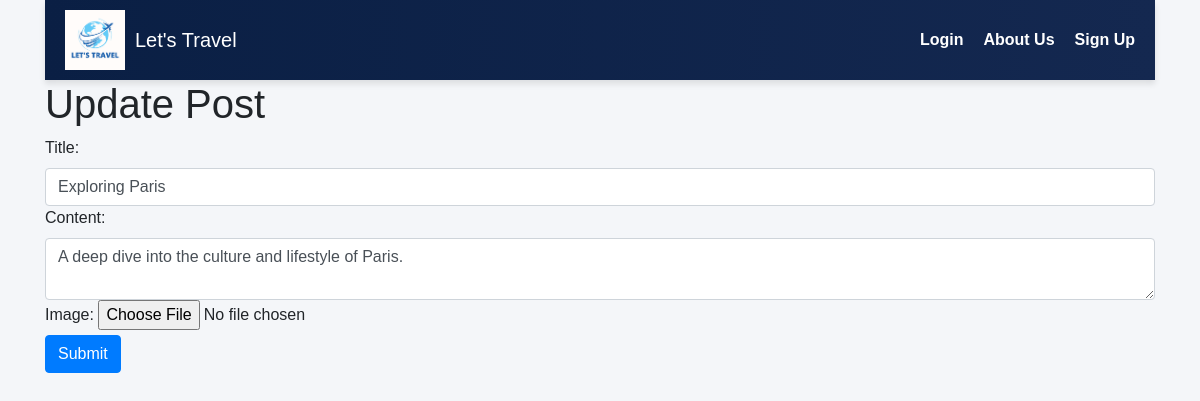
The page /admin/post/update.php?id=1 on the database its author committed.
### tables this page shows
CREATE TABLE `posts` (
  `PostID` int(11) NOT NULL,
  `UserID` int(11) DEFAULT NULL,
  `DestinationID` int(11) DEFAULT NULL,
  `Title` varchar(255) NOT NULL,
  `Content` text DEFAULT NULL,
  `Created_at` timestamp NOT NULL DEFAULT current_timestamp(),
  `Updated_at` timestamp NOT NULL DEFAULT current_timestamp() ON UPDATE current_timestamp(),
  `image` varchar(255) DEFAULT NULL
);

### admin/post/update.php (the view, shortened to what this page needs)
<?php
$id = '';
if (isset($_GET['id'])) {
    $id = $_GET['id'];
}
$dbhost = 'localhost:3307';
$dbuser = 'root';
$dbpassword = '';
$dbname = 'travel_blog';
$conn = @mysqli_connect($dbhost, $dbuser, $dbpassword, $dbname)
or die('Failed to connect to db.');
$sql = "SELECT * FROM posts WHERE PostID = '$id'";
$_result = mysqli_query($conn, $sql);
$post = mysqli_fetch_assoc($_result);
$title = $post['Title'];
$content = $post['Content'];
?>
<!DOCTYPE html>
<html lang="en">
<head>
    <link rel="stylesheet" href="https://cdn.jsdelivr.net/npm/bootstrap@4.3.1/dist/css/bootstrap.min.css">
</head>
<body class="container">
    <?php include("../inc/_navbar.php") ?>
    <h1>Update Post</h1>
    <?php if (isset($result) && $result): ?>
        <h2 class="text-success">Updated successfully! Redirecting to index.php after 3 seconds...</h2>
        <script>
            setTimeout(function() {
                window.location.href = 'index.php';
            }, 3000); // Redirect to index.php after 3 seconds
        </script>
    <?php else: ?>
        <form action="" method="post" enctype="multipart/form-data">
            <div>
                <label for="title">Title:</label>
                <input type="text" name="title" id="title" class="form-control" value="<?php echo $title; ?>">
            </div>
            <div>
                <label for="content">Content:</label>
                <textarea name="content" id="content" class="form-control"><?php echo $content; ?></textarea>
            </div>
            <div>
                <label for="fileImage">Image:</label>
                <input type="file" name="fileImage" id="fileImage">
            </div>
            <button type="submit" class="btn btn-primary">Submit</button>
        </form>
    <?php endif; ?>
</body>
</html>

### inc/_navbar.php (style rules this page uses)
body { margin: 0; font-family: Arial, sans-serif; background-color: #f4f6f9; }

### rows shown on the page
posts: title "Exploring Paris", content "A deep dive into the culture and lifestyle of Paris."
